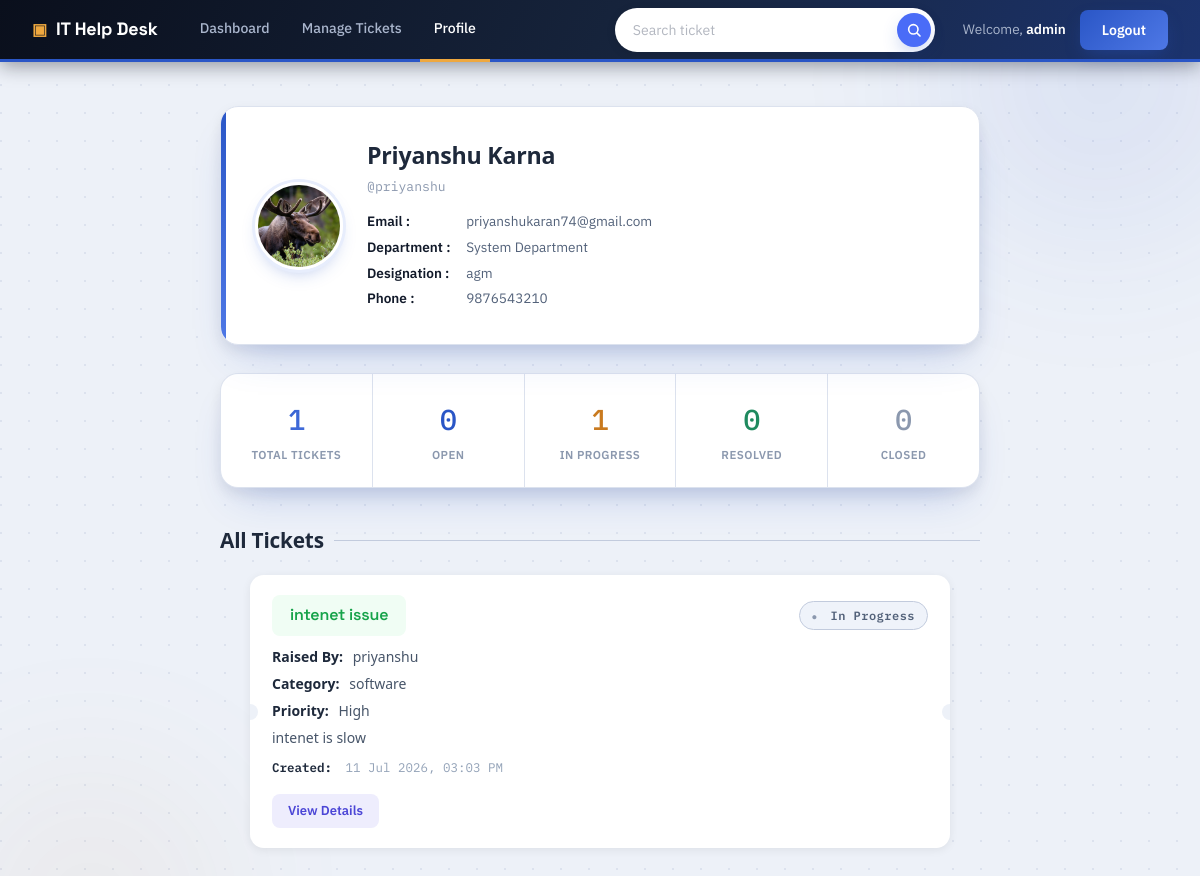
Screenshot of /account/profile/priyanshu/ (signed in) with the database file from the repository.
### account/models.py (models this page shows, shortened)
class Profile(models.Model):
    user = models.OneToOneField(
        User,
        on_delete=models.CASCADE
    )
    department = models.CharField(
        max_length=100,
        default="System Department"
    )
    phone = models.CharField(
        max_length=15,
        blank=True
    )
    designation = models.CharField(
        max_length=100,
        blank=True
    )
    profile_image = models.ImageField(
        upload_to="profiles/",
        blank=True,
        null=True
    )

### ticket/models.py (models this page shows, shortened)
class Ticket(models.Model):
    STATUS_CHOICES = [
        ('Open', 'Open'),
        ('In Progress', 'In Progress'),
        ('Resolved', 'Resolved'),
        ('Closed', 'Closed'),
    ]
    PRIORITY_CHOICES = [
        ('Low', 'Low'),
        ('Medium', 'Medium'),
        ('High', 'High'),
        ('Urgent', 'Urgent'),
    ]
    ticket_number = models.CharField(max_length=20,unique=True,blank=True)
    user = models.ForeignKey("helpdesk_account.Profile", on_delete=models.CASCADE)
    title = models.CharField(max_length=200)
    description = models.TextField()
    category = models.CharField(max_length=100)
    priority = models.CharField(
        max_length=20,
        choices=PRIORITY_CHOICES,
        default='Medium'
    )
    status = models.CharField(
        max_length=20,
        choices=STATUS_CHOICES,
        default='Open'
    )
    attachment = models.FileField(upload_to='tickets/',blank=True,null=True)
    created = models.DateTimeField(auto_now_add=True)
    updated = models.DateTimeField(auto_now=True)
    class Meta:
        ordering = ['-created']
        indexes = [
            models.Index(fields=['-created']),
        ]

### account/views.py (the view)
# urls.py: path('profile/<str:username>/',views.profile_view,name='profile'),
@login_required
def profile_view(request, username):
    user = get_object_or_404(User,username=username)
    profile, created = Profile.objects.get_or_create(user=user)
    if request.user.is_staff:
        tickets = Ticket.objects.all().order_by("-created")
    else:
        tickets = Ticket.objects.filter(
            user=profile
        ).order_by("-created")
    total_tickets = tickets.count()
    open_tickets = tickets.filter(status='Open').count()
    in_progress = tickets.filter(status='In Progress').count()
    resolved = tickets.filter(status='Resolved').count()
    closed = tickets.filter(status='Closed').count()
    context = {
        'profile': profile,
        'tickets': tickets,
        'total_tickets': total_tickets,
        'open_tickets': open_tickets,
        'in_progress': in_progress,
        'resolved': resolved,
        'closed': closed,
        'section': 'profile',
    }
    return render(
        request,
        "account/profile.html",
        context
    )

### account/templates/account/profile.html (shortened to what this page needs)
{% extends "base.html" %}
{% load static %}
{% block extra_css %}
<link rel="stylesheet" href="{% static 'css/profile.css' %}">
{% endblock %}
{% block content %}
<div class="profile-container">
    <div class="profile-header">
        <div class="profile-avatar">
            {% if profile.profile_image %}
                <img src="{{ profile.profile_image.url }}" alt="{{ profile.user.username }}">
            {% else %}
                <div class="avatar-placeholder">
                    {{ profile.user.username|first|upper }}
                </div>
            {% endif %}
        </div>
        <div class="profile-info">
            <h1>{{ profile.user.get_full_name|default:profile.user.username }}</h1>
            <p class="username">
                @{{ profile.user.username }}
            </p>
            <p>
                <strong>Email :</strong>
                {{ profile.user.email }}
            </p>
            <p>
                <strong>Department :</strong>
                {{ profile.department }}
            </p>
            <p>
                <strong>Designation :</strong>
                {{ profile.designation }}
            </p>
            <p>
                <strong>Phone :</strong>
                {{ profile.phone }}
            </p>
        </div>
    </div>
    <div class="stats-container">
        <div class="stat-card">
            <h2>{{ total_tickets }}</h2>
            <p>Total Tickets</p>
        </div>
        <div class="stat-card">
            <h2>{{ open_tickets }}</h2>
            <p>Open</p>
        </div>
        <div class="stat-card">
            <h2>{{ in_progress }}</h2>
            <p>In Progress</p>
        </div>
        <div class="stat-card">
            <h2>{{ resolved }}</h2>
            <p>Resolved</p>
        </div>
        <div class="stat-card">
            <h2>{{ closed }}</h2>
            <p>Closed</p>
        </div>
    </div>
    <div class="ticket-section">
    {% if request.user.is_staff %}
        <h2>All Tickets</h2>
    {% else %}
        <h2>My Tickets</h2>
    {% endif %}
    {% if tickets %}
        {% for ticket in tickets %}
        <div class="ticket-card">
            <div class="ticket-header">
                <h3>{{ ticket.title }}</h3>
                <span class="status">
                    {{ ticket.status }}
                </span>
            </div>
            {% if request.user.is_staff %}
            <p>
                <strong>Raised By:</strong>
                {{ ticket.user.user.username }}
            </p>
            {% endif %}
            <p>
                <strong>Category:</strong>
                {{ ticket.category }}
            </p>
            <p>
                <strong>Priority:</strong>
                {{ ticket.priority }}
            </p>
            <p>
                {{ ticket.description|truncatewords:30 }}
            </p>
            <p class="date">
                <strong>Created:</strong>
                {{ ticket.created|date:"d M Y, h:i A" }}
            </p>
            <a href="{% url 'ticket:ticket_detail' ticket.id %}" class="view-btn">
                View Details
            </a>
        </div>
        {% endfor %}
    {% else %}
        <div class="empty-ticket">
            <p>No tickets have been created yet.</p>
        </div>
    {% endif %}
</div>
</div>
{% endblock %}

### account/templates/base.html (shortened to what this page needs)
{% load static %}
<!DOCTYPE html>
<html lang="en">
<head>
    <link rel="stylesheet" href="{% static 'css/base.css' %}">
    {% block extra_css %}{% endblock %}
</head>
<body>
    <header id="header">
        <div class="logo">
            <a href="{% url 'dashboard' %}">
                IT Help Desk
            </a>
        </div>
        {% if request.user.is_authenticated %}
        <nav>
            <ul class="menu">
                <li {% if section == "dashboard" %}class="selected"{% endif %}>
                    <a href="{% url 'dashboard' %}">
                        Dashboard
                    </a>
                </li>
                {% if request.user.is_staff %}
                <li {% if section == "manage" %}class="selected"{% endif %}>
                    <a href="{% url 'manage_tickets' %}">
                        Manage Tickets
                    </a>
                </li>
                {% endif %}
                <li {% if section == "profile" %}class="selected"{% endif %}>
                    <a href="{% url 'profile' request.user.username %}">
                        Profile
                    </a>
                </li>
            </ul>
        </nav>
       <div class="header-search">
            <form action="{% url 'search_ticket' %}" method="get" class="search-form">
                <input
                    type="text"
                    name="search"
                    class="search-input"
                    placeholder="Search ticket"
                    autocomplete="off">
                <button type="submit" class="search-btn" aria-label="Search">
                    <svg xmlns="http://www.w3.org/2000/svg" width="16" height="16" viewBox="0 0 24 24" fill="none" stroke="#ffffff" stroke-width="2.4" stroke-linecap="round" stroke-linejoin="round">
                        <circle cx="11" cy="11" r="7"></circle>
                        <line x1="21" y1="21" x2="16.65" y2="16.65"></line>
                    </svg>
                </button>
            </form>
        </div>
        {% endif %}
        <div class="user-info">
            {% if request.user.is_authenticated %}
                <span>
                    Welcome,
                    <strong>
                        {{ request.user.first_name|default:request.user.username }}
                    </strong>
                </span>
                <form action="{% url 'logout' %}" method="post">
                    <button type="submit">
                        Logout
                    </button>
                </form>
            {% else %}
                <a href="{% url 'login' %}">Login</a>
                |
                <a href="{% url 'register' %}">Register</a>
            {% endif %}
        </div>
    </header>
    <main id="content">
        {% block content %}
        {% endblock %}
    </main>
</body>
</html>

### account/static/css/profile.css (style rules this page uses)
.profile-container { max-width: 760px; margin: 0 auto; }
.profile-header { display: flex; align-items: center; gap: 24px; background: var(--surface); border: 1px solid var(--line); border-radius: var(--radius-lg); box-shadow: var(--shadow-card-hover); padding: 30px 34px; margin-bottom: 28px; position: relative; overflow: hidden; }
.profile-header::before { content: ""; position: absolute; top: 0; left: 0; width: 5px; height: 100%; background: var(--gradient-brand); }
.profile-avatar { flex-shrink: 0; width: 88px; height: 88px; position: relative; }
.profile-avatar img { width: 88px; height: 88px; border-radius: 50%; object-fit: cover; border: 3px solid var(--surface); box-shadow: 0 0 0 3px var(--brand-tint), 0 8px 18px -6px rgba(42, 86, 198, 0.35); }
.profile-info { flex: 1; min-width: 0; }
.profile-info h1 { margin-bottom: 2px; font-size: 1.45rem; }
.profile-info .username { font-family: var(--font-mono); font-size: 0.82rem; color: var(--ink-faint); margin-bottom: 14px; }
.profile-info p { font-size: 0.85rem; margin: 0 0 4px; }
.profile-info p strong { color: var(--ink); font-weight: 600; display: inline-block; min-width: 96px; }
.stats-container { display: grid; grid-template-columns: repeat(5, 1fr); gap: 1px; background: var(--line); border: 1px solid var(--line); border-radius: var(--radius-lg); overflow: hidden; margin-bottom: 36px; box-shadow: var(--shadow-card-hover); }
.stat-card { background: var(--surface); text-align: center; padding: 22px 10px; transition: background 0.2s var(--ease); }
.stat-card h2 { font-family: var(--font-mono); font-size: 1.8rem; font-weight: 500; color: var(--navy-950); margin: 0 0 4px; }
.stat-card p { font-size: 0.72rem; font-weight: 600; text-transform: uppercase; letter-spacing: 0.04em; color: var(--ink-faint); margin: 0; }
.stat-card:nth-child(1) h2 { background: var(--gradient-brand); -webkit-background-clip: text; background-clip: text; color: transparent; }
.stat-card:nth-child(2) h2 { color: var(--brand); }
.stat-card:nth-child(3) h2 { color: var(--amber); }
.stat-card:nth-child(4) h2 { color: var(--green); }
.stat-card:nth-child(5) h2 { color: var(--ink-faint); }
.profile-container .ticket-section h2 { display: flex; align-items: center; gap: 10px; margin-bottom: 18px; }
.profile-container .ticket-section h2::after { content: ""; flex: 1; height: 1px; background: var(--line-strong); }
.profile-container .ticket-card { margin-bottom: 16px; }
.profile-container .ticket-card:last-child { margin-bottom: 0; }

### rows the page displays
Profile: profile_image (picture), user.get_full_name "Priyanshu Karna", user.username "priyanshu", user.email "priyanshukaran74@gmail.com", department "System Department", designation "agm", phone "9876543210"
Ticket: title "intenet issue", status "In Progress", user.user.username "priyanshu", category "software", priority "High", description "intenet is slow", created "11 Jul 2026, 03:03 PM"

### other values shown
{{ request.user.first_name|default:request.user.username }} "admin"
{{ open_tickets }} "0"
{{ in_progress }} "1"
{{ resolved }} "0"
{{ closed }} "0"
